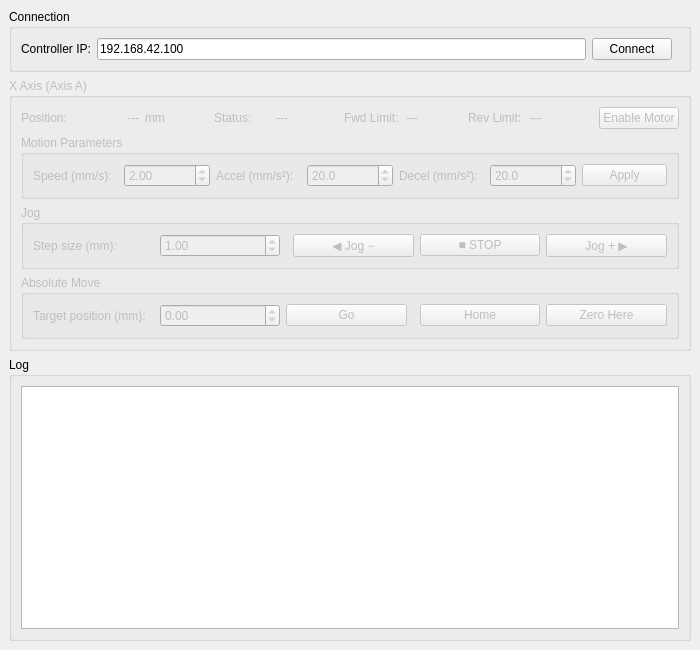
<?xml version="1.0" encoding="UTF-8"?>
<ui version="4.0">
 <class>MainWindow</class>
 <widget class="QMainWindow" name="MainWindow">
  <property name="geometry">
   <rect>
    <x>0</x>
    <y>0</y>
    <width>700</width>
    <height>650</height>
   </rect>
  </property>
  <property name="windowTitle">
   <string>Test Rig X-Axis Control</string>
  </property>
  <widget class="QWidget" name="centralwidget">
   <layout class="QVBoxLayout" name="verticalLayout">

    <!-- Connection group -->
    <item>
     <widget class="QGroupBox" name="connectionGroup">
      <property name="title">
       <string>Connection</string>
      </property>
      <layout class="QHBoxLayout" name="connectionLayout">
       <item>
        <widget class="QLabel" name="ipLabel">
         <property name="text"><string>Controller IP:</string></property>
        </widget>
       </item>
       <item>
        <widget class="QLineEdit" name="ipEdit">
         <property name="text"><string>192.168.42.100</string></property>
         <property name="maximumWidth"><number>160</number></property>
        </widget>
       </item>
       <item>
        <widget class="QPushButton" name="connectBtn">
         <property name="text"><string>Connect</string></property>
        </widget>
       </item>
       <item>
        <spacer name="connectionSpacer">
         <property name="orientation"><enum>Qt::Horizontal</enum></property>
        </spacer>
       </item>
      </layout>
     </widget>
    </item>

    <!-- Axis A group (disabled until connected) -->
    <item>
     <widget class="QGroupBox" name="axisGroup">
      <property name="title">
       <string>X Axis (Axis A)</string>
      </property>
      <property name="enabled">
       <bool>false</bool>
      </property>
      <layout class="QVBoxLayout" name="axisLayout">

       <!-- Status row -->
       <item>
        <layout class="QHBoxLayout" name="statusLayout">
         <item>
          <widget class="QLabel"><property name="text"><string>Position:</string></property></widget>
         </item>
         <item>
          <widget class="QLabel" name="positionLabel">
           <property name="text"><string>---</string></property>
           <property name="minimumWidth"><number>80</number></property>
           <property name="alignment"><set>Qt::AlignRight|Qt::AlignVCenter</set></property>
          </widget>
         </item>
         <item>
          <widget class="QLabel"><property name="text"><string>mm</string></property></widget>
         </item>
         <item>
          <spacer><property name="orientation"><enum>Qt::Horizontal</enum></property></spacer>
         </item>
         <item>
          <widget class="QLabel"><property name="text"><string>Status:</string></property></widget>
         </item>
         <item>
          <widget class="QLabel" name="motionStatusLabel">
           <property name="text"><string>---</string></property>
          </widget>
         </item>
         <item>
          <spacer><property name="orientation"><enum>Qt::Horizontal</enum></property></spacer>
         </item>
         <item>
          <widget class="QLabel"><property name="text"><string>Fwd Limit:</string></property></widget>
         </item>
         <item>
          <widget class="QLabel" name="fwdLimitLabel">
           <property name="text"><string>---</string></property>
          </widget>
         </item>
         <item>
          <widget class="QLabel"><property name="text"><string>Rev Limit:</string></property></widget>
         </item>
         <item>
          <widget class="QLabel" name="revLimitLabel">
           <property name="text"><string>---</string></property>
          </widget>
         </item>
         <item>
          <spacer><property name="orientation"><enum>Qt::Horizontal</enum></property></spacer>
         </item>
         <item>
          <widget class="QPushButton" name="enableMotorBtn">
           <property name="text"><string>Enable Motor</string></property>
          </widget>
         </item>
        </layout>
       </item>

       <!-- Motion parameters -->
       <item>
        <widget class="QGroupBox" name="paramsGroup">
         <property name="title"><string>Motion Parameters</string></property>
         <layout class="QHBoxLayout" name="paramsLayout">
          <item>
           <widget class="QLabel"><property name="text"><string>Speed (mm/s):</string></property></widget>
          </item>
          <item>
           <widget class="QDoubleSpinBox" name="speedSpin">
            <property name="minimum"><double>0.01</double></property>
            <property name="maximum"><double>40.00</double></property>
            <property name="value"><double>2.00</double></property>
            <property name="singleStep"><double>0.50</double></property>
            <property name="decimals"><number>2</number></property>
           </widget>
          </item>
          <item>
           <widget class="QLabel"><property name="text"><string>Accel (mm/s²):</string></property></widget>
          </item>
          <item>
           <widget class="QDoubleSpinBox" name="accelSpin">
            <property name="minimum"><double>0.10</double></property>
            <property name="maximum"><double>400.00</double></property>
            <property name="value"><double>20.00</double></property>
            <property name="singleStep"><double>5.00</double></property>
            <property name="decimals"><number>1</number></property>
           </widget>
          </item>
          <item>
           <widget class="QLabel"><property name="text"><string>Decel (mm/s²):</string></property></widget>
          </item>
          <item>
           <widget class="QDoubleSpinBox" name="decelSpin">
            <property name="minimum"><double>0.10</double></property>
            <property name="maximum"><double>400.00</double></property>
            <property name="value"><double>20.00</double></property>
            <property name="singleStep"><double>5.00</double></property>
            <property name="decimals"><number>1</number></property>
           </widget>
          </item>
          <item>
           <widget class="QPushButton" name="applyParamsBtn">
            <property name="text"><string>Apply</string></property>
           </widget>
          </item>
         </layout>
        </widget>
       </item>

       <!-- Jog controls -->
       <item>
        <widget class="QGroupBox" name="jogGroup">
         <property name="title"><string>Jog</string></property>
         <layout class="QHBoxLayout" name="jogLayout">
          <item>
           <widget class="QLabel"><property name="text"><string>Step size (mm):</string></property></widget>
          </item>
          <item>
           <widget class="QDoubleSpinBox" name="stepSizeSpin">
            <property name="minimum"><double>0.01</double></property>
            <property name="maximum"><double>300.00</double></property>
            <property name="value"><double>1.00</double></property>
            <property name="singleStep"><double>0.50</double></property>
            <property name="decimals"><number>2</number></property>
           </widget>
          </item>
          <item>
           <spacer><property name="orientation"><enum>Qt::Horizontal</enum></property></spacer>
          </item>
          <item>
           <widget class="QPushButton" name="jogNegBtn">
            <property name="text"><string>◀ Jog −</string></property>
           </widget>
          </item>
          <item>
           <widget class="QPushButton" name="stopBtn">
            <property name="text"><string>■ STOP</string></property>
           </widget>
          </item>
          <item>
           <widget class="QPushButton" name="jogPosBtn">
            <property name="text"><string>Jog + ▶</string></property>
           </widget>
          </item>
         </layout>
        </widget>
       </item>

       <!-- Absolute move -->
       <item>
        <widget class="QGroupBox" name="absMoveGroup">
         <property name="title"><string>Absolute Move</string></property>
         <layout class="QHBoxLayout" name="absMoveLayout">
          <item>
           <widget class="QLabel"><property name="text"><string>Target position (mm):</string></property></widget>
          </item>
          <item>
           <widget class="QDoubleSpinBox" name="targetPosSpin">
            <property name="minimum"><double>-300.00</double></property>
            <property name="maximum"><double>300.00</double></property>
            <property name="value"><double>0.00</double></property>
            <property name="singleStep"><double>1.00</double></property>
            <property name="decimals"><number>2</number></property>
           </widget>
          </item>
          <item>
           <widget class="QPushButton" name="moveAbsBtn">
            <property name="text"><string>Go</string></property>
           </widget>
          </item>
          <item>
           <spacer><property name="orientation"><enum>Qt::Horizontal</enum></property></spacer>
          </item>
          <item>
           <widget class="QPushButton" name="homeBtn">
            <property name="text"><string>Home</string></property>
           </widget>
          </item>
          <item>
           <widget class="QPushButton" name="zeroHereBtn">
            <property name="text"><string>Zero Here</string></property>
           </widget>
          </item>
         </layout>
        </widget>
       </item>

      </layout>
     </widget>
    </item>

    <!-- Log -->
    <item>
     <widget class="QGroupBox" name="logGroup">
      <property name="title"><string>Log</string></property>
      <layout class="QVBoxLayout" name="logLayout">
       <item>
        <widget class="QTextEdit" name="logEdit">
         <property name="readOnly"><bool>true</bool></property>
        </widget>
       </item>
      </layout>
     </widget>
    </item>

   </layout>
  </widget>
 </widget>
</ui>
